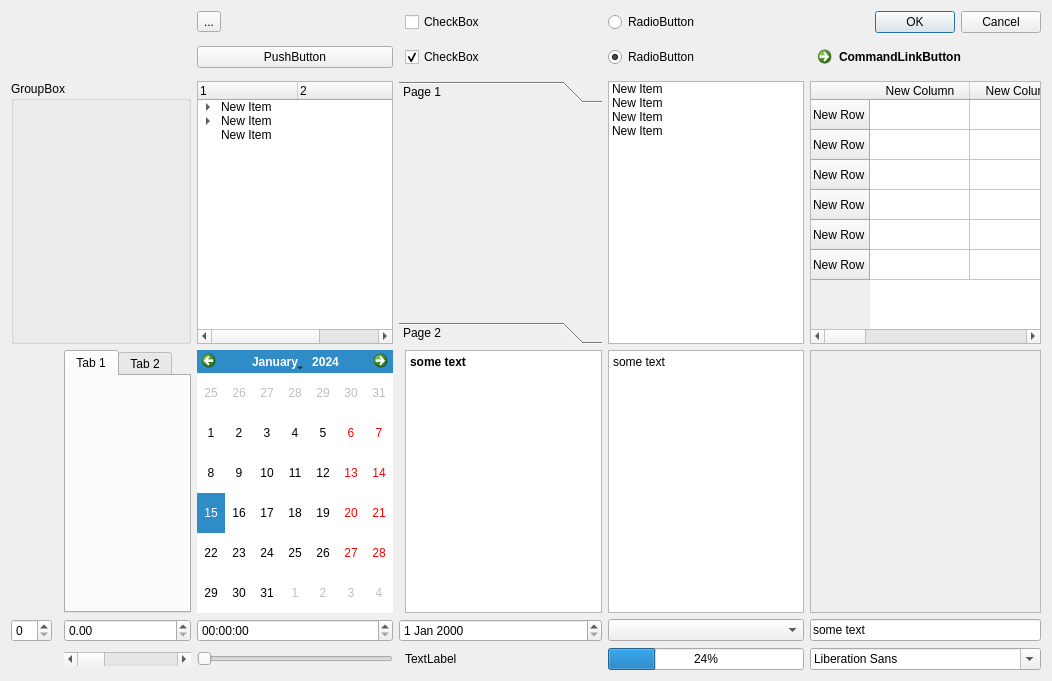
 <widget class="QWidget" name="Form">
  <property name="geometry">
   <rect>
    <x>0</x>
    <y>0</y>
    <width>1052</width>
    <height>681</height>
   </rect>
  </property>
  <property name="windowTitle">
   <string>Form</string>
  </property>
  <property name="styleSheet">
   <string notr="true">/*Custom settings reference

Colors:
litegrey:QLinearGradient(
        x1:0, y1:0,
        x2:0, y2:1,
        stop:0 #c8ced2,
        stop:0.5 #a1a6aa,
        stop:1 #7f8387
    );
grey:QLinearGradient(
        x1:0, y1:0,
        x2:0, y2:1,
        stop:0 #585e62,
        stop:0.5 #474c50,
        stop:1 #393e41
    );
midgrey:QLinearGradient(
        x1:0, y1:0,
        x2:0, y2:1,
        stop:0 #1a1d1e,
        stop:0.2 #2a2d30,
        stop:1 #2d3033
    );
darkgrey:QLinearGradient(
        x1:0, y1:0,
        x2:0, y2:1,
        stop:0 #171a1b,
        stop:0.2 #272a2c,
        stop:1 #232528
    );
blue: QLinearGradient(
        x1:0, y1:0,
        x2:0, y2:1,
        stop:0 #4d93dd,
        stop:0.5 #326fae,
        stop:1 #225a89
    );
green: QLinearGradient(
        x1:0, y1:0,
        x2:0, y2:1,
        stop:0 #6d9b5d,
        stop:0.5 #5e8a4f,
        stop:1 #588449
    );
red: QLinearGradient(
        x1:0, y1:0,
        x2:0, y2:1,
        stop:0 #c05556,
        stop:0.5 #aa4344,
        stop:1 #993839
    );
*/

/*User Custom*/
#Form{
	background-image: url(:/images/images/background.png);
}

/*System Custom*/
*[mandatoryField=&quot;true&quot;] { 
	background-color: QLinearGradient(
        x1:0, y1:0,
        x2:0, y2:1,
        stop:0 #383832,
        stop:0.5 #47473e,
        stop:1 #393932
    );
}

/*QWidget*/
QWidget {
    background-color: transparent;
	color: #ffffff;
	font-family: Arial;
	font-size: 12px;
	font-weight:bold;
}

/*QPushButton*/
QPushButton {
    background-color: QLinearGradient(
        x1:0, y1:0,
        x2:0, y2:1,
        stop:0 #4d93dd,
        stop:0.5 #326fae,
        stop:1 #225a89
    );
	border: 1px outset #282b2e;
	border-radius: 8px;
	padding: 5px;
}
QPushButton:pressed {
    background-color: QLinearGradient(
        x1:0, y1:0,
        x2:0, y2:1,
        stop:0 #1a1d1e,
        stop:0.15 #2a2d30,
        stop:1 #2d3033
    );
 }
QPushButton:disabled {
	color: #888888;
    background-color: QLinearGradient(
        x1:0, y1:0,
        x2:0, y2:1,
        stop:0 #585e62,
        stop:0.5 #474c50,
        stop:1 #393e41
    );
 }

/*QToolButton*/
QToolButton {
    background-color: QLinearGradient(
        x1:0, y1:0,
        x2:0, y2:1,
        stop:0 #4d93dd,
        stop:0.5 #326fae,
        stop:1 #225a89
    );
	border: 1px outset #282b2e;
	border-radius: 8px;
	padding: 5px;
}
QToolButton:pressed {
    background-color: QLinearGradient(
        x1:0, y1:0,
        x2:0, y2:1,
        stop:0 #1a1d1e,
        stop:0.15 #2a2d30,
        stop:1 #2d3033
    );
 }

/*QCheckBox*/
QCheckBox {
	spacing: 5px;
 }
 QCheckBox::indicator {
    width: 18px;
    height: 18px;
    background-color: QLinearGradient(
        x1:0, y1:0,
        x2:0, y2:1,
        stop:0 #1a1d1e,
        stop:0.15 #2a2d30,
        stop:1 #2d3033
    );
	border: none;
	border-radius: 5px;
 }
QCheckBox::indicator:unchecked:hover {
 background-color:QLinearGradient(
        x1:0, y1:0,
        x2:0, y2:1,
        stop:0 #171a1b,
        stop:0.2 #272a2c,
        stop:1 #2a2c20
    );
 }
QCheckBox::indicator:unchecked:pressed {
 background-color:QLinearGradient(
        x1:0, y1:0,
        x2:0, y2:1,
        stop:0 #171a1b,
        stop:0.2 #272a2c,
        stop:1 #2a2c20
    );
 }
QCheckBox::indicator:checked {
     image: url(:/images/images/checkbox_checked.png);
 }
QCheckBox::indicator:checked:hover {
 background-color:QLinearGradient(
        x1:0, y1:0,
        x2:0, y2:1,
        stop:0 #171a1b,
        stop:0.2 #272a2c,
        stop:1 #2a2c20
    );
 }
QCheckBox::indicator:checked:pressed {
 background-color:QLinearGradient(
        x1:0, y1:0,
        x2:0, y2:1,
        stop:0 #171a1b,
        stop:0.2 #272a2c,
        stop:1 #2a2c20
    );
 }

/*QCheckBox*/
QRadioButton {
	spacing: 5px;
 }
 QRadioButton::indicator {
    width: 18px;
    height: 18px;
    background-color: QLinearGradient(
        x1:0, y1:0,
        x2:0, y2:1,
        stop:0 #1a1d1e,
        stop:0.15 #2a2d30,
        stop:1 #2d3033
    );
	border: none;
	border-radius: 8px;
 }
QRadioButton::indicator:unchecked:hover {
 background-color:QLinearGradient(
        x1:0, y1:0,
        x2:0, y2:1,
        stop:0 #171a1b,
        stop:0.2 #272a2c,
        stop:1 #2a2c20
    );
 }
QRadioButton::indicator:unchecked:pressed {
 background-color:QLinearGradient(
        x1:0, y1:0,
        x2:0, y2:1,
        stop:0 #171a1b,
        stop:0.2 #272a2c,
        stop:1 #2a2c20
    );
 }
QRadioButton::indicator:checked {
     image: url(:/images/images/radiobutton_checked.png);
 }
QRadioButton::indicator:checked:hover {
 background-color:QLinearGradient(
        x1:0, y1:0,
        x2:0, y2:1,
        stop:0 #171a1b,
        stop:0.2 #272a2c,
        stop:1 #2a2c20
    );
 }
QRadioButton::indicator:checked:pressed {
 background-color:QLinearGradient(
        x1:0, y1:0,
        x2:0, y2:1,
        stop:0 #171a1b,
        stop:0.2 #272a2c,
        stop:1 #2a2c20
    );
 }

/*QLineEdit*/
QLineEdit {
	border: 1px outset #282b2e;
    border-radius: 8px;
    padding: 5px;
    background-color: QLinearGradient(
        x1:0, y1:0,
        x2:0, y2:1,
        stop:0 #1a1d1e,
        stop:0.15 #2a2d30,
        stop:1 #2d3033
    );
    selection-background-color: black;
 }
QLineEdit:read-only {
     background: QLinearGradient(
        x1:0, y1:0,
        x2:0, y2:1,
        stop:0 #2d3033,
        stop:1 #2d3033
    );
}

/*QAbstractScrollArea*/
QAbstractScrollArea {
	min-height: 25px;
	border: 1px outset #282b2e;
    border-radius: 8px;
    padding: 5px;
    background-color: #313538;
    selection-background-color: rgba(50, 112, 175,50);
 }

/*QTextEdit, QPlainTextEdit*/
QTextEdit, QPlainTextEdit {
    background-image: url(:images/images/sizegrip.png);
	background-repeat:no-repeat;
    background-position: bottom right;
    background-attachment: scroll;
    background-color: QLinearGradient(
        x1:0, y1:0,
        x2:0, y2:1,
        stop:0 #1a1d1e,
        stop:0.05 #2a2d30,
        stop:1 #2d3033
    );
    selection-background-color: black;
 }

/*QScrollBar*/
QScrollBar:horizontal {
    background-color: QLinearGradient(
        x1:0, y1:0,
        x2:0, y2:1,
        stop:0 #171a1b,
        stop:0.2 #272a2c,
        stop:1 #232528
    );
	max-height: 8px;
    border-radius: 4px;
}
QScrollBar::handle:horizontal {
    background-color: QLinearGradient(
        x1:0, y1:0,
        x2:0, y2:1,
        stop:0 #c8ced2,
        stop:0.5 #a1a6aa,
        stop:1 #7f8387
    );
    border-radius: 4px;
}
QScrollBar::handle:horizontal:hover, QScrollBar::handle:horizontal:pressed {
    background-color: QLinearGradient(
        x1:0, y1:0,
        x2:0, y2:1,
        stop:0 #c8ced2,
        stop:1 #a1a6aa
    );
    border-radius: 4px;
}
QScrollBar::add-line:horizontal {
      background: none;
}
QScrollBar::sub-line:horizontal {
      background: none;
}
QScrollBar::add-line:horizontal:hover, QScrollBar::add-line:horizontal:pressed , QScrollBar::sub-line:horizontal:hover, QScrollBar::sub-line:horizontal:pressed {
      background: none;
}
QScrollBar::left-arrow:horizontal {
      background: none;
}
QScrollBar::right-arrow:horizontal{
      background: none;
}
QScrollBar::add-page:horizontal, QScrollBar::sub-page:horizontal {
    background: none;
}


QScrollBar:vertical {
    background-color: QLinearGradient(
        x1:0, y1:0,
        x2:0, y2:1,
        stop:0 #171a1b,
        stop:0.2 #272a2c,
        stop:1 #232528
    );
	max-width: 8px;
    border-radius: 4px;
}
QScrollBar::handle:vertical {
    background-color: QLinearGradient(
        x1:0, y1:0,
        x2:0, y2:1,
        stop:0 #c8ced2,
        stop:0.5 #a1a6aa,
        stop:1 #7f8387
    );
    border-radius: 4px;
}
QScrollBar::handle:vertical:hover, QScrollBar::handle:vertical:pressed {
    background-color: QLinearGradient(
        x1:0, y1:0,
        x2:0, y2:1,
        stop:0 #c8ced2,
        stop:1 #a1a6aa
    );
}
QScrollBar::add-line:vertical {
      background: none;
}
QScrollBar::sub-line:vertical {
      background: none;
}
QScrollBar::add-line:vertical:hover, QScrollBar::add-line:vertical:pressed , QScrollBar::sub-line:vertical:hover, QScrollBar::sub-line:vertical:pressed {
      background: none;
}
QScrollBar::up-arrow:vertical, QScrollBar::down-arrow:vertical {	
      background: none;
}
QScrollBar::down-arrow:vertical {	
      background: none;
}
QScrollBar::add-page:vertical, QScrollBar::sub-page:vertical {
      background: none;
}

/*QSlider*/
QSlider:groove:horizontal  {
    background-color: QLinearGradient(
        x1:0, y1:0,
        x2:0, y2:1,
        stop:0 #171a1b,
        stop:0.2 #272a2c,
        stop:1 #232528
    );
    border-radius: 8px;
}
QSlider::handle:horizontal {
    background-color: QLinearGradient(
        x1:0, y1:0,
        x2:0, y2:1,
        stop:0 #c8ced2,
        stop:0.5 #a1a6aa,
        stop:1 #7f8387
    );
    border-radius: 8px;
	width: 30px;
}
QSlider::handle:horizontal:hover, QSlider::handle:horizontal:pressed {
    background-color: QLinearGradient(
        x1:0, y1:0,
        x2:0, y2:1,
        stop:0 #c8ced2,
        stop:1 #a1a6aa
    );
    border-radius: 8px;
}

QSlider:groove:vertical  {
    background-color: QLinearGradient(
        x1:0, y1:0,
        x2:0, y2:1,
        stop:0 #171a1b,
        stop:0.2 #272a2c,
        stop:1 #232528
    );
    border-radius: 8px;
}
QSlider::handle:vertical {
    background-color: QLinearGradient(
        x1:0, y1:0,
        x2:0, y2:1,
        stop:0 #c8ced2,
        stop:0.5 #a1a6aa,
        stop:1 #7f8387
    );
    border-radius: 8px;
	height: 30px;
}
QSlider::handle:vertical:hover, QSlider::handle:vertical:pressed {
    background-color: QLinearGradient(
        x1:0, y1:0,
        x2:0, y2:1,
        stop:0 #c8ced2,
        stop:1 #a1a6aa
    );
    border-radius: 8px;
}

/*QGroupBox*/
QGroupBox {
     background-color: #313538;
	 border: 1px outset #282b2e;
     border-radius: 8px;
     margin-top: 8px;
 }
 QGroupBox::title {
     subcontrol-origin: margin;
     subcontrol-position: top center;
     padding: 0 3px;
 }

/*QProgressBar*/
QProgressBar {
     text-align: center;
	 border: 1px outset #282b2e;
     border-radius: 8px;
     background-color: QLinearGradient(
        x1:0, y1:0,
        x2:0, y2:1,
        stop:0 #171a1b,
        stop:0.2 #272a2c,
        stop:1 #232528
    );
 }
 QProgressBar::chunk {
    border-radius: 8px;
 	background-color: QLinearGradient(
        x1:0, y1:0,
        x2:0, y2:1,
        stop:0 #4d93dd,
        stop:0.5 #326fae,
        stop:1 #225a89
    );
 }

/*QLabel*/
QLabel {
	 border: 1px outset #282b2e;
     border-radius: 8px;
	 padding: 5px;
     background-color: QLinearGradient(
        x1:0, y1:0,
        x2:0, y2:1,
        stop:0 #585e62,
        stop:0.1 #474c50,
        stop:0.9 #474c50,
        stop:1 #393e41
    );
 }

/*QStatusBar*/
QStatusBar {
	 font-size: 11px;
	 border: 1px outset #282b2e;
     border-radius: 6px;
	 margin: 2px;
	 padding: 3px;
     background-color: QLinearGradient(
        x1:0, y1:0,
        x2:0, y2:1,
        stop:0 #585e62,
        stop:0.1 #474c50,
        stop:0.9 #474c50,
        stop:1 #393e41
    );
 }

/*QMenuBar*/
QMenuBar {
	 font-size: 11px;
	 border: 1px outset #282b2e;
     border-radius: 6px;
	 margin: 2px;
     background-color: QLinearGradient(
        x1:0, y1:0,
        x2:0, y2:1,
        stop:0 #585e62,
        stop:0.1 #474c50,
        stop:0.9 #474c50,
        stop:1 #393e41
    );
 }
 QMenuBar::item {
     spacing: 10px;
     padding: 5px;
     background: transparent;
     border-radius: 4px;
 }
 QMenuBar::item:selected { 
    border-radius: 6px;
	border: 1px outset #282b2e;
	background-color: QLinearGradient(
        x1:0, y1:0,
        x2:0, y2:1,
        stop:0 #c8ced2,
        stop:0.5 #a1a6aa,
        stop:1 #7f8387
    );
 }
 QMenuBar::item:pressed {
    background-color: QLinearGradient(
        x1:0, y1:0,
        x2:0, y2:1,
        stop:0 #c8ced2,
        stop:1 #a1a6aa
    );
 }

/*QMenu*/
QMenu {
	font-size: 11px;
	border: 1px outset #282b2e;
    border-radius: 6px;
	margin: 2px;
    background-color: QLinearGradient(
        x1:0, y1:0,
        x2:0, y2:1,
        stop:0 #585e62,
        stop:0.1 #474c50,
        stop:0.9 #474c50,
        stop:1 #393e41
    );
 }
 QMenu::item {
    border-radius: 6px;
    padding: 5px;
    border: 1px solid transparent;
	background-color: transparent;
 }
 QMenu::item:selected {
    border-radius: 6px;
	border: 1px outset #282b2e;
	background-color: QLinearGradient(
        x1:0, y1:0,
        x2:0, y2:1,
        stop:0 #c8ced2,
        stop:0.5 #a1a6aa,
        stop:1 #7f8387
    );
 }
 QMenu::icon:checked {
     background: gray;
     border: 1px inset gray;
     position: absolute;
     top: 1px;
     right: 1px;
     bottom: 1px;
     left: 1px;
 }
 QMenu::separator {
     height: 1px;
     background-color: QLinearGradient(
        x1:0, y1:0,
        x2:0, y2:1,
        stop:0 #171a1b,
        stop:0.2 #272a2c,
        stop:1 #232528
    );
     margin-left: 5px;
     margin-right: 5px;
 }
 QMenu::indicator {
     width: 13px;
     height: 13px;
 }

/*QHeaderView*/
QHeaderView::section {
    background-color: QLinearGradient(
        x1:0, y1:0,
        x2:0, y2:1,
        stop:0 #585e62,
        stop:0.5 #474c50,
        stop:1 #393e41
    );
	border: 1px outset #282b2e;
	border-radius: 8px;
	padding: 0px 5px 0 5px;
}
QHeaderView::section {
    background-color: QLinearGradient(
        x1:0, y1:0,
        x2:0, y2:1,
        stop:0 #585e62,
        stop:0.5 #474c50,
        stop:1 #393e41
    );
	border: 1px outset #282b2e;
	border-radius: 8px;
	padding: 0px 5px 0 5px;
}
QHeaderView::section:hover {
    background-color: QLinearGradient(
        x1:0, y1:0,
        x2:0, y2:1,
        stop:0 #171a1b,
        stop:0.2 #272a2c,
        stop:1 #232528
    );
}
 QHeaderView::section:checked{
    background-color: #232528;
}
QHeaderView::down-arrow {
    image: url(:images/images/down_arrow.png);
 }
QHeaderView::up-arrow {
    image: url(:images/images/up_arrow.png);
}

/*QTreeView*/
QTreeView QAbstractScrollArea {
    background-color: transparent;
	border: none;
	padding: 0px;
}
QTreeView QHeaderView::section {
	font-size: 11px;
	text-align: center;
	margin-bottom:5px;
}
QTreeView::branch:has-siblings:!adjoins-item {
     border-image: url(:images/images/vline.png) 0;
}
 QTreeView::branch:has-siblings:adjoins-item {
     border-image: url(:images/images/branch-more.png) 0;
}
 QTreeView::branch:!has-children:!has-siblings:adjoins-item {
     border-image: url(:images/images/branch-end.png) 0;
}
QTreeView::branch:has-children:!has-siblings:closed,
QTreeView::branch:closed:has-children:has-siblings {
         border-image: none;
         image: url(:images/images/branch-closed.png);
}

 QTreeView::branch:open:has-children:!has-siblings,
 QTreeView::branch:open:has-children:has-siblings  {
         border-image: none;
         image: url(:images/images/branch-open.png);
}

/*QTableView*/
QTableView QAbstractScrollArea {
    background-color: transparent;
	border: none;
	padding: 0px;
}
QTableView QHeaderView::section {
	font-size: 11px;
	margin-bottom:5px;
}
QTableView QTableCornerButton::section {
    background-color: QLinearGradient(
        x1:0, y1:0,
        x2:0, y2:1,
        stop:0 #4d93dd,
        stop:0.5 #326fae,
        stop:1 #225a89
    );
	border: 1px outset #282b2e;
	border-radius: 8px;
	padding: 5px;
 }

/*QComboBox*/
QComboBox {
	border: 1px outset #282b2e;
	background-color: QLinearGradient(
        x1:0, y1:0,
        x2:0, y2:1,
        stop:0 #585e62,
        stop:0.5 #474c50,
        stop:1 #393e41
    );
     border-radius: 8px;
     padding: 5px 18px 5px 5px;
     min-width: 30px;
 }
 QComboBox:editable {
	background-color: QLinearGradient(
        x1:0, y1:0,
        x2:0, y2:1,
        stop:0 #585e62,
        stop:0.5 #474c50,
        stop:1 #393e41
    );
 }
 QComboBox:!editable, QComboBox::drop-down:editable {
      background: QLinearGradient(
        x1:0, y1:0,
        x2:0, y2:1,
        stop:0 #585e62,
        stop:0.5 #474c50,
        stop:1 #393e41
    );
 }
 QComboBox:!editable:on, QComboBox::drop-down:editable:on {
     background: QLinearGradient(
        x1:0, y1:0,
        x2:0, y2:1,
        stop:0 #1a1d1e,
        stop:0.2 #2a2d30,
        stop:1 #2d3033
    );
 }
 QComboBox::drop-down {
     subcontrol-origin: padding;
     subcontrol-position: top right;
     width: 20px;

	background-color:QLinearGradient(
        x1:0, y1:0,
        x2:0, y2:1,
        stop:0 #c8ced2,
        stop:0.5 #a1a6aa,
        stop:1 #7f8387
    );

     border-left-width: 1px;
     border-left-color: #2d3033;
     border-left-style: solid;
     border-top-right-radius: 8px;
     border-bottom-right-radius: 8px;
 }
 QComboBox::down-arrow {
    image: url(:images/images/down_arrow.png);
 }
 QComboBox::down-arrow:on {
    image: url(:images/images/up_arrow.png);
 }

/*QSpinBox*/
QSpinBox {
	border: 1px outset #282b2e;
	border-radius: 8px;
	padding:5px;
     padding-right: 20px;
     background: QLinearGradient(
        x1:0, y1:0,
        x2:0, y2:1,
        stop:0 #1a1d1e,
        stop:0.2 #2a2d30,
        stop:1 #2d3033
    );
    selection-background-color: black;
 }
 QSpinBox::up-button {
     subcontrol-position: top right;
     border-top-right-radius: 8px;
	top:1px;
	background-color:QLinearGradient(
        x1:0, y1:0,
        x2:0, y2:1,
        stop:0 #c8ced2,
        stop:0.5 #a1a6aa,
        stop:1 #7f8387
    );
 }
 QSpinBox::up-arrow {
     image: url(:/images/images/up_arrow.png);
 }
 QSpinBox::up-button:hover QSpinBox::up-button:pressed {
     border-color: #a1a6aa;
 }
 QSpinBox::down-button {
     subcontrol-position: bottom right;
     border-bottom-right-radius: 8px;
	background-color:QLinearGradient(
        x1:0, y1:0,
        x2:0, y2:1,
        stop:0 #c8ced2,
        stop:0.5 #a1a6aa,
        stop:1 #7f8387
    );
 }
 QSpinBox::down-arrow {
     image: url(:/images/images/down_arrow.png);
 }
 QSpinBox::down-button:hover QSpinBox::down-button:pressed {
     border-color: #a1a6aa;
 }

/*QDoubleSpinBox*/
QDoubleSpinBox {
	border: 1px outset #282b2e;
	border-radius: 8px;
	padding:5px;
     padding-right: 20px;
     background: QLinearGradient(
        x1:0, y1:0,
        x2:0, y2:1,
        stop:0 #1a1d1e,
        stop:0.2 #2a2d30,
        stop:1 #2d3033
    );
    selection-background-color: black;
 }
 QDoubleSpinBox::up-button {
     subcontrol-position: top right;
     border-top-right-radius: 8px;
	top:1px;
	background-color:QLinearGradient(
        x1:0, y1:0,
        x2:0, y2:1,
        stop:0 #c8ced2,
        stop:0.5 #a1a6aa,
        stop:1 #7f8387
    );
 }
 QDoubleSpinBox::up-arrow {
     image: url(:/images/images/up_arrow.png);
 }
 QDoubleSpinBox::up-button:hover QDoubleSpinBox::up-button:pressed {
     border-color: #a1a6aa;
 }
 QDoubleSpinBox::down-button {
     subcontrol-position: bottom right;
     border-bottom-right-radius: 8px;
	background-color:QLinearGradient(
        x1:0, y1:0,
        x2:0, y2:1,
        stop:0 #c8ced2,
        stop:0.5 #a1a6aa,
        stop:1 #7f8387
    );
 }
 QDoubleSpinBox::down-arrow {
     image: url(:/images/images/down_arrow.png);
 }
 QDoubleSpinBox::down-button:hover QDoubleSpinBox::down-button:pressed {
     border-color: #a1a6aa;
 }

/*QTimeEdit*/
QTimeEdit {
	border: 1px outset #282b2e;
	border-radius: 8px;
	padding:5px;
     padding-right: 20px;
     background: QLinearGradient(
        x1:0, y1:0,
        x2:0, y2:1,
        stop:0 #1a1d1e,
        stop:0.2 #2a2d30,
        stop:1 #2d3033
    );
    selection-background-color: black;
 }
 QTimeEdit::up-button {
     subcontrol-position: top right;
     border-top-right-radius: 8px;
	top:1px;
	background-color:QLinearGradient(
        x1:0, y1:0,
        x2:0, y2:1,
        stop:0 #c8ced2,
        stop:0.5 #a1a6aa,
        stop:1 #7f8387
    );
 }
 QTimeEdit::up-arrow {
     image: url(:/images/images/up_arrow.png);
 }
 QTimeEdit::up-button:hover QTimeEdit::up-button:pressed {
     border-color: #a1a6aa;
 }
 QTimeEdit::down-button {
     subcontrol-position: bottom right;
     border-bottom-right-radius: 8px;
	background-color:QLinearGradient(
        x1:0, y1:0,
        x2:0, y2:1,
        stop:0 #c8ced2,
        stop:0.5 #a1a6aa,
        stop:1 #7f8387
    );
 }
 QTimeEdit::down-arrow {
     image: url(:/images/images/down_arrow.png);
 }
 QTimeEdit::down-button:hover QTimeEdit::down-button:pressed {
     border-color: #a1a6aa;
 }

/*QDateTimeEdit*/
QDateTimeEdit {
	border: 1px outset #282b2e;
	border-radius: 8px;
	padding:5px;
     padding-right: 20px;
     background: QLinearGradient(
        x1:0, y1:0,
        x2:0, y2:1,
        stop:0 #1a1d1e,
        stop:0.2 #2a2d30,
        stop:1 #2d3033
    );
    selection-background-color: black;
 }
 QDateTimeEdit::up-button {
     subcontrol-position: top right;
     border-top-right-radius: 8px;
	top:1px;
	background-color:QLinearGradient(
        x1:0, y1:0,
        x2:0, y2:1,
        stop:0 #c8ced2,
        stop:0.5 #a1a6aa,
        stop:1 #7f8387
    );
 }
 QDateTimeEdit::up-arrow {
     image: url(:/images/images/up_arrow.png);
 }
 QDateTimeEdit::up-button:hover QDateTimeEdit::up-button:pressed {
     border-color: #a1a6aa;
 }
 QDateTimeEdit::down-button {
     subcontrol-position: bottom right;
     border-bottom-right-radius: 8px;
	background-color:QLinearGradient(
        x1:0, y1:0,
        x2:0, y2:1,
        stop:0 #c8ced2,
        stop:0.5 #a1a6aa,
        stop:1 #7f8387
    );
 }
 QDateTimeEdit::down-arrow {
     image: url(:/images/images/down_arrow.png);
 }
 QDateTimeEdit::down-button:hover QDateTimeEdit::down-button:pressed {
     border-color: #a1a6aa;
 }

/*QTabWidget*/
QTabWidget::pane { /* The tab widget frame */
     border-top: 1px solid #272a2c;
     position: absolute;
     top: -0.75em;
 }
 QTabWidget::tab-bar {
     alignment: center;
 }
 QTabBar::tab {
    background-color: QLinearGradient(
        x1:0, y1:0,
        x2:0, y2:1,
        stop:0 #585e62,
        stop:0.5 #474c50,
        stop:1 #393e41
    );
	border-radius: 8px;
    min-width: 8ex;
    padding: 5px;
	margin: 0px 2px 0px 2px;
 }
 QTabBar::tab:selected, QTabBar::tab:hover {
     background-color: QLinearGradient(
        x1:0, y1:0,
        x2:0, y2:1,
        stop:0 #171a1b,
        stop:0.2 #272a2c,
        stop:1 #232528
    );
 }
 QTabBar::tab:selected {
     border-color: #9B9B9B;
     border-bottom-color: #C2C7CB; 
 }

/*QToolBox*/
QToolBox::tab {
     background-color: QLinearGradient(
        x1:0, y1:0,
        x2:0, y2:1,
        stop:0 #585e62,
        stop:0.5 #474c50,
        stop:1 #393e41
    );
     border-radius: 5px;
     color: darkgray;
 }
 QToolBox::tab:selected {
     color: white;
 }
 QToolBox::tab:hover {
     background-color: QLinearGradient(
        x1:0, y1:0,
        x2:0, y2:1,
        stop:0 #171a1b,
        stop:0.2 #272a2c,
        stop:1 #232528
    );
 }

/*QDial*/
QDial {
     background-color: QLinearGradient(
        x1:0, y1:0,
        x2:0, y2:1,
        stop:0 #585e62,
        stop:0.5 #474c50,
        stop:1 #393e41
    );
 }</string>
  </property>
  <layout class="QGridLayout" name="gridLayout">
   <item row="2" column="7" colspan="2">
    <widget class="QToolBox" name="toolBox">
     <property name="currentIndex">
      <number>0</number>
     </property>
     <widget class="QWidget" name="page">
      <property name="geometry">
       <rect>
        <x>0</x>
        <y>0</y>
        <width>169</width>
        <height>183</height>
       </rect>
      </property>
      <attribute name="label">
       <string>Page 1</string>
      </attribute>
     </widget>
     <widget class="QWidget" name="page_2">
      <property name="geometry">
       <rect>
        <x>0</x>
        <y>0</y>
        <width>185</width>
        <height>132</height>
       </rect>
      </property>
      <attribute name="label">
       <string>Page 2</string>
      </attribute>
     </widget>
    </widget>
   </item>
   <item row="2" column="9">
    <widget class="QListWidget" name="listWidget">
     <item>
      <property name="text">
       <string>New Item</string>
      </property>
     </item>
     <item>
      <property name="text">
       <string>New Item</string>
      </property>
     </item>
     <item>
      <property name="text">
       <string>New Item</string>
      </property>
     </item>
     <item>
      <property name="text">
       <string>New Item</string>
      </property>
     </item>
    </widget>
   </item>
   <item row="2" column="10">
    <widget class="QTableWidget" name="tableWidget">
     <row>
      <property name="text">
       <string>New Row</string>
      </property>
     </row>
     <row>
      <property name="text">
       <string>New Row</string>
      </property>
     </row>
     <row>
      <property name="text">
       <string>New Row</string>
      </property>
     </row>
     <row>
      <property name="text">
       <string>New Row</string>
      </property>
     </row>
     <row>
      <property name="text">
       <string>New Row</string>
      </property>
     </row>
     <row>
      <property name="text">
       <string>New Row</string>
      </property>
     </row>
     <column>
      <property name="text">
       <string>New Column</string>
      </property>
     </column>
     <column>
      <property name="text">
       <string>New Column</string>
      </property>
     </column>
     <column>
      <property name="text">
       <string>New Column</string>
      </property>
     </column>
     <column>
      <property name="text">
       <string>New Column</string>
      </property>
     </column>
     <column>
      <property name="text">
       <string>New Column</string>
      </property>
     </column>
    </widget>
   </item>
   <item row="5" column="0" colspan="2">
    <widget class="QSpinBox" name="spinBox"/>
   </item>
   <item row="5" column="3">
    <widget class="QDoubleSpinBox" name="doubleSpinBox"/>
   </item>
   <item row="5" column="7" colspan="2">
    <widget class="QDateEdit" name="dateEdit"/>
   </item>
   <item row="6" column="8">
    <widget class="QLabel" name="label">
     <property name="text">
      <string>TextLabel</string>
     </property>
    </widget>
   </item>
   <item row="6" column="9">
    <widget class="QProgressBar" name="progressBar">
     <property name="value">
      <number>24</number>
     </property>
    </widget>
   </item>
   <item row="2" column="4">
    <widget class="QTreeWidget" name="treeWidget">
     <property name="animated">
      <bool>true</bool>
     </property>
     <column>
      <property name="text">
       <string>1</string>
      </property>
     </column>
     <column>
      <property name="text">
       <string>2</string>
      </property>
     </column>
     <column>
      <property name="text">
       <string>3</string>
      </property>
     </column>
     <item>
      <property name="text">
       <string>New Item</string>
      </property>
      <item>
       <property name="text">
        <string>New Subitem</string>
       </property>
       <item>
        <property name="text">
         <string>New Subitem</string>
        </property>
       </item>
      </item>
     </item>
     <item>
      <property name="text">
       <string>New Item</string>
      </property>
      <item>
       <property name="text">
        <string>New Subitem</string>
       </property>
      </item>
     </item>
     <item>
      <property name="text">
       <string>New Item</string>
      </property>
     </item>
    </widget>
   </item>
   <item row="1" column="8">
    <widget class="QCheckBox" name="checkBox_2">
     <property name="text">
      <string>CheckBox</string>
     </property>
     <property name="checked">
      <bool>true</bool>
     </property>
    </widget>
   </item>
   <item row="0" column="8">
    <widget class="QCheckBox" name="checkBox">
     <property name="text">
      <string>CheckBox</string>
     </property>
    </widget>
   </item>
   <item row="0" column="9">
    <widget class="QRadioButton" name="radioButton">
     <property name="text">
      <string>RadioButton</string>
     </property>
    </widget>
   </item>
   <item row="1" column="9">
    <widget class="QRadioButton" name="radioButton_2">
     <property name="text">
      <string>RadioButton</string>
     </property>
     <property name="checked">
      <bool>true</bool>
     </property>
    </widget>
   </item>
   <item row="4" column="8">
    <widget class="QTextEdit" name="textEdit">
     <property name="html">
      <string>&lt;!DOCTYPE HTML PUBLIC &quot;-//W3C//DTD HTML 4.0//EN&quot; &quot;http://www.w3.org/TR/REC-html40/strict.dtd&quot;&gt;
&lt;html&gt;&lt;head&gt;&lt;meta name=&quot;qrichtext&quot; content=&quot;1&quot; /&gt;&lt;style type=&quot;text/css&quot;&gt;
p, li { white-space: pre-wrap; }
&lt;/style&gt;&lt;/head&gt;&lt;body style=&quot; font-family:'Arial'; font-size:12px; font-weight:600; font-style:normal;&quot;&gt;
&lt;p style=&quot; margin-top:0px; margin-bottom:0px; margin-left:0px; margin-right:0px; -qt-block-indent:0; text-indent:0px;&quot;&gt;&lt;span style=&quot; font-size:12px;&quot;&gt;some text&lt;/span&gt;&lt;/p&gt;&lt;/body&gt;&lt;/html&gt;</string>
     </property>
    </widget>
   </item>
   <item row="4" column="9">
    <widget class="QPlainTextEdit" name="plainTextEdit">
     <property name="plainText">
      <string>some text</string>
     </property>
    </widget>
   </item>
   <item row="5" column="4">
    <widget class="QTimeEdit" name="timeEdit"/>
   </item>
   <item row="1" column="10">
    <widget class="QCommandLinkButton" name="commandLinkButton">
     <property name="text">
      <string>CommandLinkButton</string>
     </property>
    </widget>
   </item>
   <item row="0" column="10">
    <widget class="QDialogButtonBox" name="buttonBox">
     <property name="standardButtons">
      <set>QDialogButtonBox::Cancel|QDialogButtonBox::Ok</set>
     </property>
    </widget>
   </item>
   <item row="0" column="4">
    <widget class="QToolButton" name="toolButton">
     <property name="text">
      <string>...</string>
     </property>
    </widget>
   </item>
   <item row="1" column="4">
    <widget class="QPushButton" name="pushButton">
     <property name="text">
      <string>PushButton</string>
     </property>
    </widget>
   </item>
   <item row="4" column="10">
    <widget class="QScrollArea" name="scrollArea">
     <property name="widgetResizable">
      <bool>true</bool>
     </property>
     <widget class="QWidget" name="scrollAreaWidgetContents">
      <property name="geometry">
       <rect>
        <x>0</x>
        <y>0</y>
        <width>163</width>
        <height>240</height>
       </rect>
      </property>
     </widget>
    </widget>
   </item>
   <item row="2" column="0" colspan="4">
    <widget class="QGroupBox" name="groupBox">
     <property name="title">
      <string>GroupBox</string>
     </property>
    </widget>
   </item>
   <item row="5" column="9">
    <widget class="QComboBox" name="comboBox"/>
   </item>
   <item row="6" column="10">
    <widget class="QFontComboBox" name="fontComboBox"/>
   </item>
   <item row="5" column="10">
    <widget class="QLineEdit" name="lineEdit">
     <property name="text">
      <string>some text</string>
     </property>
    </widget>
   </item>
   <item row="4" column="4">
    <widget class="QCalendarWidget" name="calendarWidget">
     <property name="firstDayOfWeek">
      <enum>Qt::Monday</enum>
     </property>
     <property name="horizontalHeaderFormat">
      <enum>QCalendarWidget::NoHorizontalHeader</enum>
     </property>
     <property name="verticalHeaderFormat">
      <enum>QCalendarWidget::NoVerticalHeader</enum>
     </property>
     <property name="navigationBarVisible">
      <bool>true</bool>
     </property>
    </widget>
   </item>
   <item row="6" column="4">
    <widget class="QSlider" name="horizontalSlider">
     <property name="orientation">
      <enum>Qt::Horizontal</enum>
     </property>
    </widget>
   </item>
   <item row="6" column="3">
    <widget class="QScrollBar" name="horizontalScrollBar">
     <property name="orientation">
      <enum>Qt::Horizontal</enum>
     </property>
    </widget>
   </item>
   <item row="4" column="3">
    <widget class="QTabWidget" name="tabWidget">
     <widget class="QWidget" name="tab">
      <attribute name="title">
       <string>Tab 1</string>
      </attribute>
     </widget>
     <widget class="QWidget" name="tab_2">
      <attribute name="title">
       <string>Tab 2</string>
      </attribute>
     </widget>
    </widget>
   </item>
   <item row="4" column="1">
    <widget class="QStackedWidget" name="stackedWidget">
     <property name="currentIndex">
      <number>1</number>
     </property>
     <widget class="QWidget" name="page_3"/>
     <widget class="QWidget" name="page_4"/>
    </widget>
   </item>
  </layout>
 </widget>
